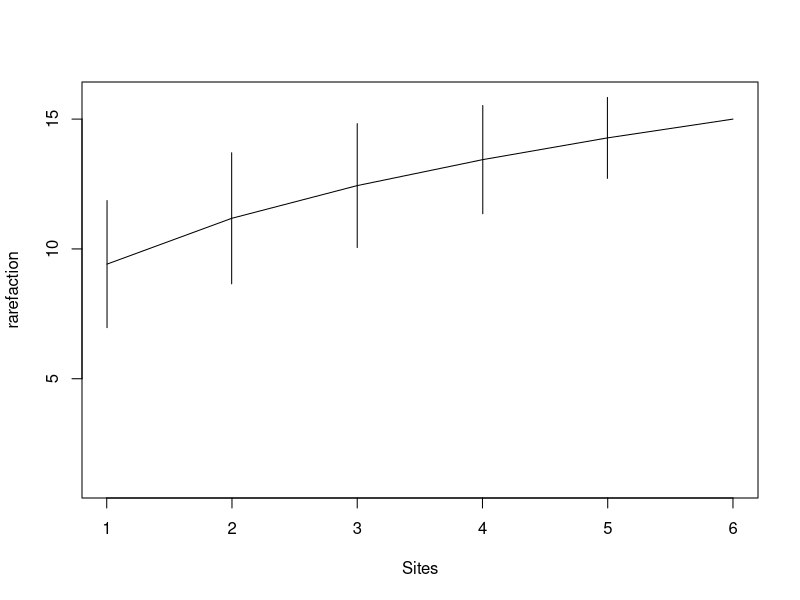
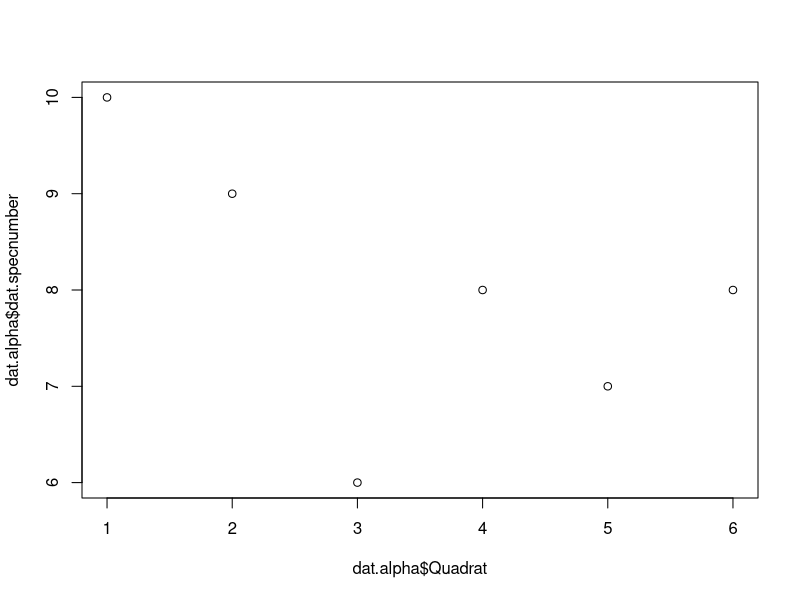
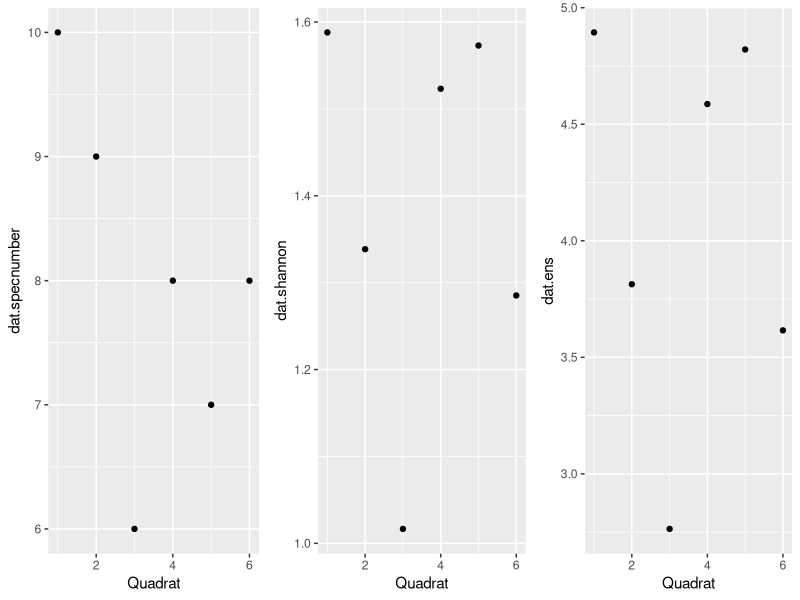
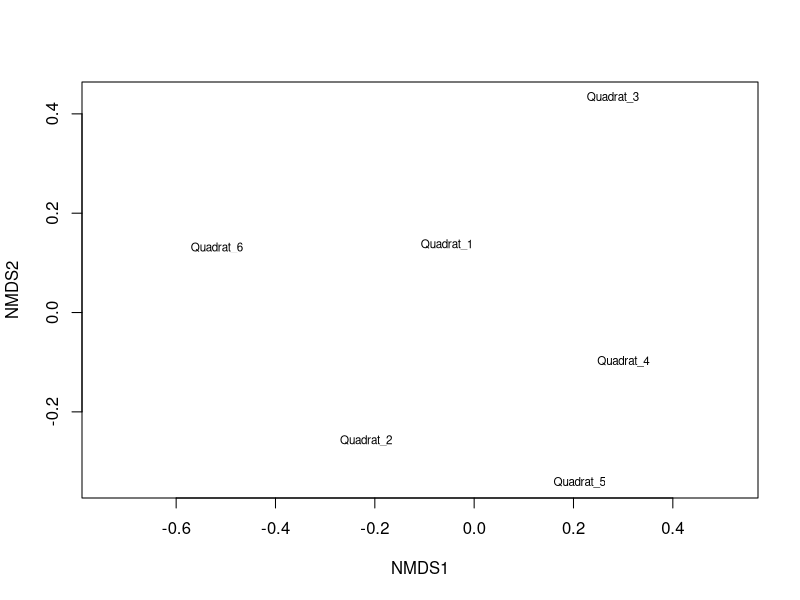
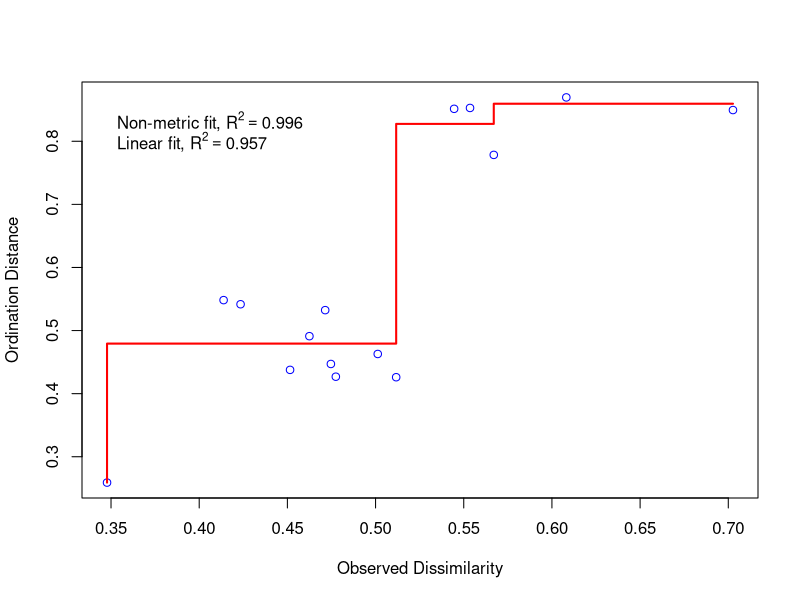
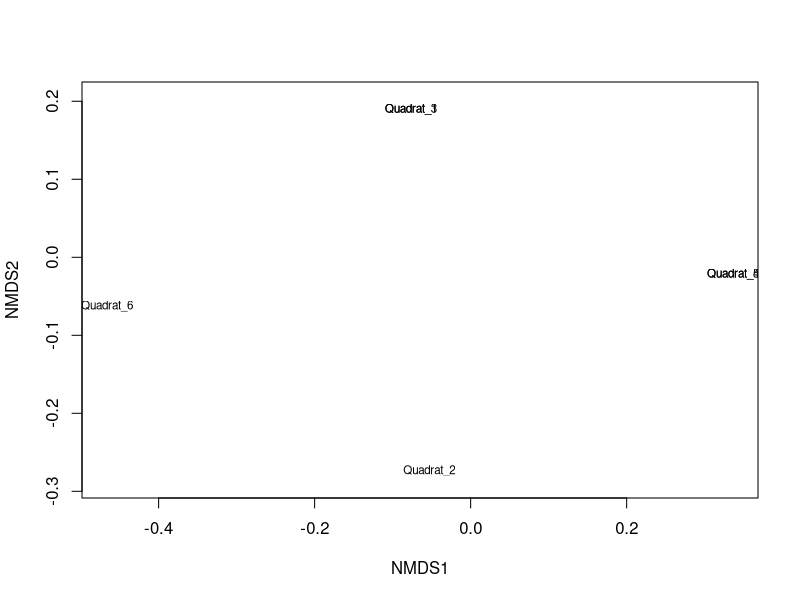
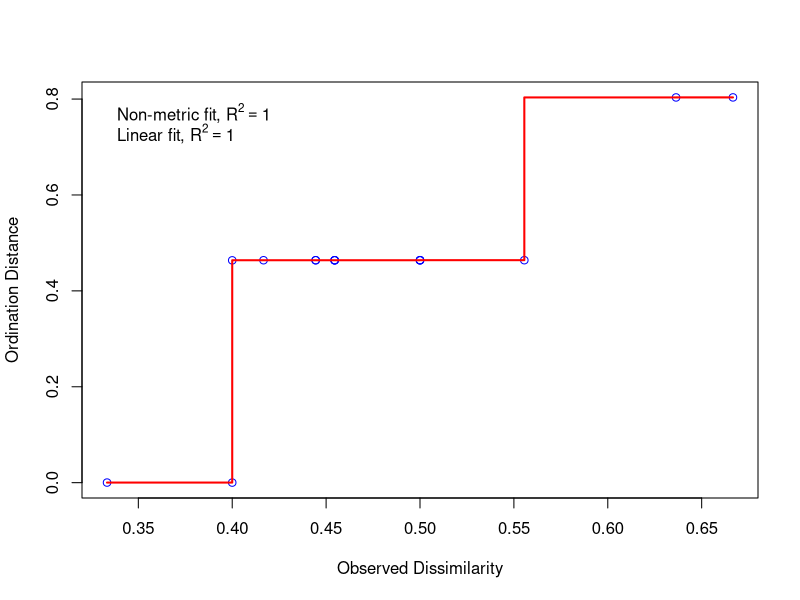

These figures' R source, in order:
# R code for local biodiversity project - an example
## Load the necessary packages
if (!require("ggplot2")) {
  install.packages("ggplot2")
  require("ggplot2")
}
if (!require("vegan")) {
  install.packages("vegan")
  require("vegan")
}
if (!require("gridExtra")) {
  install.packages("gridExtra")
  require("gridExtra")
}
library(vegan)
library(ggplot2)
library(gridExtra)
## Set your working directory setwd to source File Location
## Read in your data
dat <- read.csv("Data/Test_data_local_biodiv.csv", head = T, 
                row.names = 1)
### View table
dat
### Look at row and column sums
summary(rowSums(dat))
summary(colSums(dat))
### Most analyses will want data transposed (rows as 'sites'
### and columns as 'species')
datt <- t(dat)
#### Species-individual curve (optional)
dat.specaccum <- specaccum(datt, method = "rarefaction")
plot(dat.specaccum)
#### Measures of alpha diversity
dat.specnumber <- specnumber(datt)  ## Number of species
dat.rowsums <- rowSums(datt != 0)  ## Number of non-zero elements in each row. 
## Note that this is the same as above.
dat.shannon <- diversity(datt)  ## default is Shannon diversity
dat.ens <- exp(dat.shannon)  ## Effective number of species
### Combine into one table for easy graphing
dat.alpha <- cbind.data.frame(Quadrat = c(1:6), dat.specnumber, 
                              dat.shannon, dat.ens)
### This is an example of just plotting in basic R
plot(dat.alpha$Quadrat, dat.alpha$dat.specnumber)
### Make graphs in ggplot2
plot1 <- ggplot(data = dat.alpha, aes(x = Quadrat, y = dat.specnumber)) + 
  geom_point()
plot2 <- ggplot(data = dat.alpha, aes(x = Quadrat, y = dat.shannon)) + 
  geom_point()
plot3 <- ggplot(data = dat.alpha, aes(x = Quadrat, y = dat.ens)) + 
  geom_point()
### plot the 3 graphs next to each other
grid.arrange(plot1, plot2, plot3, ncol = 3)
## why do we see that a quadrant with the 2nd lowest species
## number has the second highest effective number of species?
### Do not answer the question, as the solutions have been
### provided in the documentation see folder entitled
### 'Documentation.html'.
#### Measures of beta diversity NMDS First using Bray-Curtis
## set a seed to make the results reproducible
set.seed(2)
dat.bc.nmds <- metaMDS(datt, k = 2, trymax = 100)  ### Bray-Curtis is the default metric, 
### k = 2 dimensions
ordiplot(dat.bc.nmds, type = "t", display = "sites")  ## Plot that shows names
stressplot(dat.bc.nmds)
## optional, this just shows how your dissimilarity fits with
## ordination distance
## Now using the binary version of Jaccard
dat.jb.nmds <- metaMDS(datt, k = 2, trymax = 100, distance = "jaccard", 
                       binary = T)
ordiplot(dat.jb.nmds, type = "t", display = "sites")
## you can use cex = 0.6 to make text smaller
## Why do we see quadrants collapsing into each other?
stressplot(dat.jb.nmds)
## optional, this just shows how your dissimilarity fits with
## ordination distance